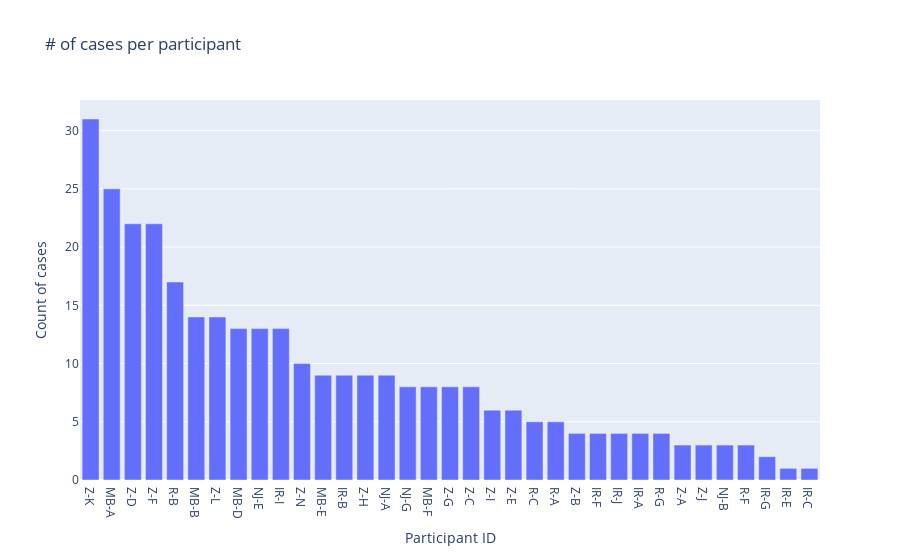

The notebook cell saved with this chart:
### Code cell
fig = px.bar(df, x=df['anesthetist_id'].value_counts().index, y=df['anesthetist_id'].value_counts().values,
             labels={
                     'x': "Participant ID",
                     'y': "Count of cases",
                 },
             title='# of cases per participant')
fig.show()

### Figure 1 — Plotly figure (JSON) as saved in the notebook; plotly's stock layout.template omitted (floating-point values rounded to 4 significant figures)
{"data": [{"alignmentgroup": "True", "hovertemplate": "Participant ID=%{x}<br>Count of cases=%{y}<extra></extra>", "legendgroup": "", "marker": {"color": "#636efa", "pattern": {"shape": ""}}, "name": "", "offsetgroup": "", "orientation": "v", "showlegend": false, "textposition": "auto", "type": "bar", "x": ["Z-K", "MB-A", "Z-D", "Z-F", "R-B", "MB-B", "Z-L", "MB-D", "NJ-E", "IR-I", "Z-N", "MB-E", "IR-B", "Z-H", "NJ-A", "NJ-G", "MB-F", "Z-G", "Z-C", "Z-I", "Z-E", "R-C", "R-A", "Z-B", "IR-F", "IR-J", "IR-A", "R-G", "Z-A", "Z-J", "NJ-B", "R-F", "IR-G", "IR-E", "IR-C"], "xaxis": "x", "y": [31, 25, 22, 22, 17, 14, 14, 13, 13, 13, 10, 9, 9, 9, 9, 8, 8, 8, 8, 6, 6, 5, 5, 4, 4, 4, 4, 4, 3, 3, 3, 3, 2, 1, 1], "yaxis": "y"}], "layout": {"barmode": "relative", "legend": {"tracegroupgap": 0}, "title": {"text": "# of cases per participant"}, "xaxis": {"anchor": "y", "domain": [0, 1], "title": {"text": "Participant ID"}}, "yaxis": {"anchor": "x", "domain": [0, 1], "title": {"text": "Count of cases"}}}}
